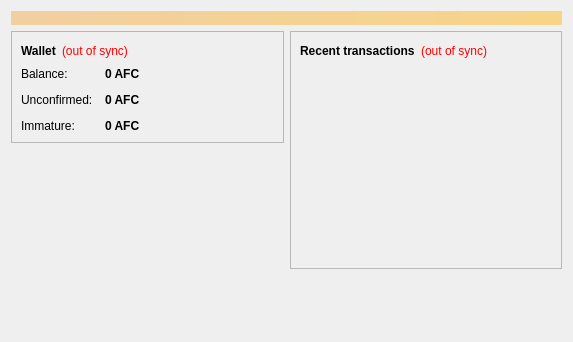
<?xml version="1.0" encoding="UTF-8"?>
<ui version="4.0">
 <class>OverviewPage</class>
 <widget class="QWidget" name="OverviewPage">
  <property name="geometry">
   <rect>
    <x>0</x>
    <y>0</y>
    <width>573</width>
    <height>342</height>
   </rect>
  </property>
  <property name="windowTitle">
   <string>Form</string>
  </property>
  <layout class="QVBoxLayout" name="topLayout">
   <item>
    <widget class="QLabel" name="labelAlerts">
     <property name="visible">
      <bool>false</bool>
     </property>
     <property name="styleSheet">
      <string notr="true">background-color: qlineargradient(x1: 0, y1: 0, x2: 1, y2: 0, stop:0 #F0D0A0, stop:1 #F8D488); color:#000000;</string>
     </property>
     <property name="wordWrap">
      <bool>true</bool>
     </property>
     <property name="margin">
      <number>3</number>
     </property>
    </widget>
   </item>
   <item>
    <layout class="QHBoxLayout" name="horizontalLayout" stretch="1,1">
     <item>
      <layout class="QVBoxLayout" name="verticalLayout_2">
       <item>
        <widget class="QFrame" name="frame">
         <property name="frameShape">
          <enum>QFrame::StyledPanel</enum>
         </property>
         <property name="frameShadow">
          <enum>QFrame::Raised</enum>
         </property>
         <layout class="QVBoxLayout" name="verticalLayout_4">
          <item>
           <layout class="QHBoxLayout" name="horizontalLayout_4">
            <item>
             <widget class="QLabel" name="label_5">
              <property name="font">
               <font>
                <weight>75</weight>
                <bold>true</bold>
               </font>
              </property>
              <property name="text">
               <string>Wallet</string>
              </property>
             </widget>
            </item>
            <item>
             <widget class="QLabel" name="labelWalletStatus">
              <property name="toolTip">
               <string>The displayed information may be out of date. Your wallet automatically synchronizes with the Africoin network after a connection is established, but this process has not completed yet.</string>
              </property>
              <property name="styleSheet">
               <string notr="true">QLabel { color: red; }</string>
              </property>
              <property name="text">
               <string notr="true">(out of sync)</string>
              </property>
              <property name="alignment">
               <set>Qt::AlignLeading|Qt::AlignLeft|Qt::AlignVCenter</set>
              </property>
             </widget>
            </item>
            <item>
             <spacer name="horizontalSpacer_2">
              <property name="orientation">
               <enum>Qt::Horizontal</enum>
              </property>
              <property name="sizeHint" stdset="0">
               <size>
                <width>40</width>
                <height>20</height>
               </size>
              </property>
             </spacer>
            </item>
           </layout>
          </item>
          <item>
           <layout class="QFormLayout" name="formLayout_2">
            <property name="fieldGrowthPolicy">
             <enum>QFormLayout::AllNonFixedFieldsGrow</enum>
            </property>
            <property name="horizontalSpacing">
             <number>12</number>
            </property>
            <property name="verticalSpacing">
             <number>12</number>
            </property>
            <item row="0" column="0">
             <widget class="QLabel" name="label">
              <property name="text">
               <string>Balance:</string>
              </property>
             </widget>
            </item>
            <item row="0" column="1">
             <widget class="QLabel" name="labelBalance">
              <property name="font">
               <font>
                <weight>75</weight>
                <bold>true</bold>
               </font>
              </property>
              <property name="cursor">
               <cursorShape>IBeamCursor</cursorShape>
              </property>
              <property name="toolTip">
               <string>Your current balance</string>
              </property>
              <property name="text">
               <string notr="true">0 AFC</string>
              </property>
              <property name="textInteractionFlags">
               <set>Qt::LinksAccessibleByMouse|Qt::TextSelectableByKeyboard|Qt::TextSelectableByMouse</set>
              </property>
             </widget>
            </item>
            <item row="1" column="0">
             <widget class="QLabel" name="label_3">
              <property name="text">
               <string>Unconfirmed:</string>
              </property>
             </widget>
            </item>
            <item row="1" column="1">
             <widget class="QLabel" name="labelUnconfirmed">
              <property name="font">
               <font>
                <weight>75</weight>
                <bold>true</bold>
               </font>
              </property>
              <property name="cursor">
               <cursorShape>IBeamCursor</cursorShape>
              </property>
              <property name="toolTip">
               <string>Total of transactions that have yet to be confirmed, and do not yet count toward the current balance</string>
              </property>
              <property name="text">
               <string notr="true">0 AFC</string>
              </property>
              <property name="textInteractionFlags">
               <set>Qt::LinksAccessibleByMouse|Qt::TextSelectableByKeyboard|Qt::TextSelectableByMouse</set>
              </property>
             </widget>
            </item>
            <item row="2" column="0">
             <widget class="QLabel" name="labelImmatureText">
              <property name="text">
               <string>Immature:</string>
              </property>
             </widget>
            </item>
            <item row="2" column="1">
             <widget class="QLabel" name="labelImmature">
              <property name="font">
               <font>
                <weight>75</weight>
                <bold>true</bold>
               </font>
              </property>
              <property name="toolTip">
               <string>Mined balance that has not yet matured</string>
              </property>
              <property name="text">
               <string notr="true">0 AFC</string>
              </property>
              <property name="textInteractionFlags">
               <set>Qt::LinksAccessibleByMouse|Qt::TextSelectableByKeyboard|Qt::TextSelectableByMouse</set>
              </property>
             </widget>
            </item>
           </layout>
          </item>
         </layout>
        </widget>
       </item>
       <item>
        <spacer name="verticalSpacer">
         <property name="orientation">
          <enum>Qt::Vertical</enum>
         </property>
         <property name="sizeHint" stdset="0">
          <size>
           <width>20</width>
           <height>40</height>
          </size>
         </property>
        </spacer>
       </item>
        <item>
         <widget class="QLabel" name="label_wallet_bgcoin">
          <property name="text">
           <string/>
          </property>
          <property name="pixmap">
           <pixmap resource="../bitcoin.qrc">:/images/wallet_bgcoin</pixmap>
          </property>
          <property name="scaledContents">
           <bool>false</bool>
          </property>
          <property name="alignment">
           <set>Qt::AlignCenter</set>
          </property>
          <property name="margin">
           <number>-2</number>
          </property>
         </widget>
        </item>
        <item>
         <widget class="QLabel" name="label_6">
          <property name="text">
           <string/>
          </property>
         </widget>
        </item>
      </layout>
     </item>
     <item>
      <layout class="QVBoxLayout" name="verticalLayout_3">
       <item>
        <widget class="QFrame" name="frame_2">
         <property name="frameShape">
          <enum>QFrame::StyledPanel</enum>
         </property>
         <property name="frameShadow">
          <enum>QFrame::Raised</enum>
         </property>
         <layout class="QVBoxLayout" name="verticalLayout">
          <item>
           <layout class="QHBoxLayout" name="horizontalLayout_2">
            <item>
             <widget class="QLabel" name="label_4">
              <property name="text">
               <string>&lt;b&gt;Recent transactions&lt;/b&gt;</string>
              </property>
             </widget>
            </item>
            <item>
             <widget class="QLabel" name="labelTransactionsStatus">
              <property name="toolTip">
               <string>The displayed information may be out of date. Your wallet automatically synchronizes with the Africoin network after a connection is established, but this process has not completed yet.</string>
              </property>
              <property name="styleSheet">
               <string notr="true">QLabel { color: red; }</string>
              </property>
              <property name="text">
               <string notr="true">(out of sync)</string>
              </property>
              <property name="alignment">
               <set>Qt::AlignRight|Qt::AlignTrailing|Qt::AlignVCenter</set>
              </property>
             </widget>
            </item>
            <item>
             <spacer name="horizontalSpacer">
              <property name="orientation">
               <enum>Qt::Horizontal</enum>
              </property>
              <property name="sizeHint" stdset="0">
               <size>
                <width>40</width>
                <height>20</height>
               </size>
              </property>
             </spacer>
            </item>
           </layout>
          </item>
          <item>
           <widget class="QListView" name="listTransactions">
            <property name="styleSheet">
             <string notr="true">QListView { background: transparent; }</string>
            </property>
            <property name="frameShape">
             <enum>QFrame::NoFrame</enum>
            </property>
            <property name="verticalScrollBarPolicy">
             <enum>Qt::ScrollBarAlwaysOff</enum>
            </property>
            <property name="horizontalScrollBarPolicy">
             <enum>Qt::ScrollBarAlwaysOff</enum>
            </property>
            <property name="selectionMode">
             <enum>QAbstractItemView::NoSelection</enum>
            </property>
           </widget>
          </item>
         </layout>
        </widget>
       </item>
       <item>
        <spacer name="verticalSpacer_2">
         <property name="orientation">
          <enum>Qt::Vertical</enum>
         </property>
         <property name="sizeHint" stdset="0">
          <size>
           <width>20</width>
           <height>40</height>
          </size>
         </property>
        </spacer>
       </item>
      </layout>
     </item>
    </layout>
   </item>
  </layout>
 </widget>
 <resources/>
 <connections/>
</ui>
